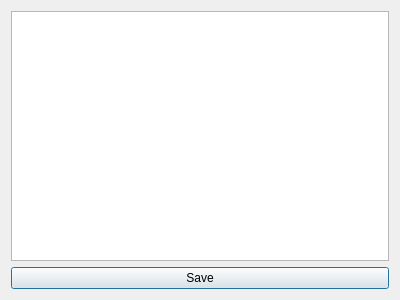
<?xml version="1.0" encoding="UTF-8"?>
<ui version="4.0">
 <class>ViewSettingsDialog</class>
 <widget class="QDialog" name="ViewSettingsDialog">
  <property name="geometry">
   <rect>
    <x>0</x>
    <y>0</y>
    <width>400</width>
    <height>300</height>
   </rect>
  </property>
  <property name="windowTitle">
   <string>Addresses' view settings</string>
  </property>
  <layout class="QGridLayout" name="gridLayout">
   <item row="0" column="0">
    <layout class="QVBoxLayout" name="verticalLayout">
     <item>
      <widget class="QTableWidget" name="tableWidget"/>
     </item>
     <item>
      <widget class="QPushButton" name="pushButton">
       <property name="text">
        <string>Save</string>
       </property>
      </widget>
     </item>
    </layout>
   </item>
  </layout>
 </widget>
 <resources/>
 <connections/>
</ui>
